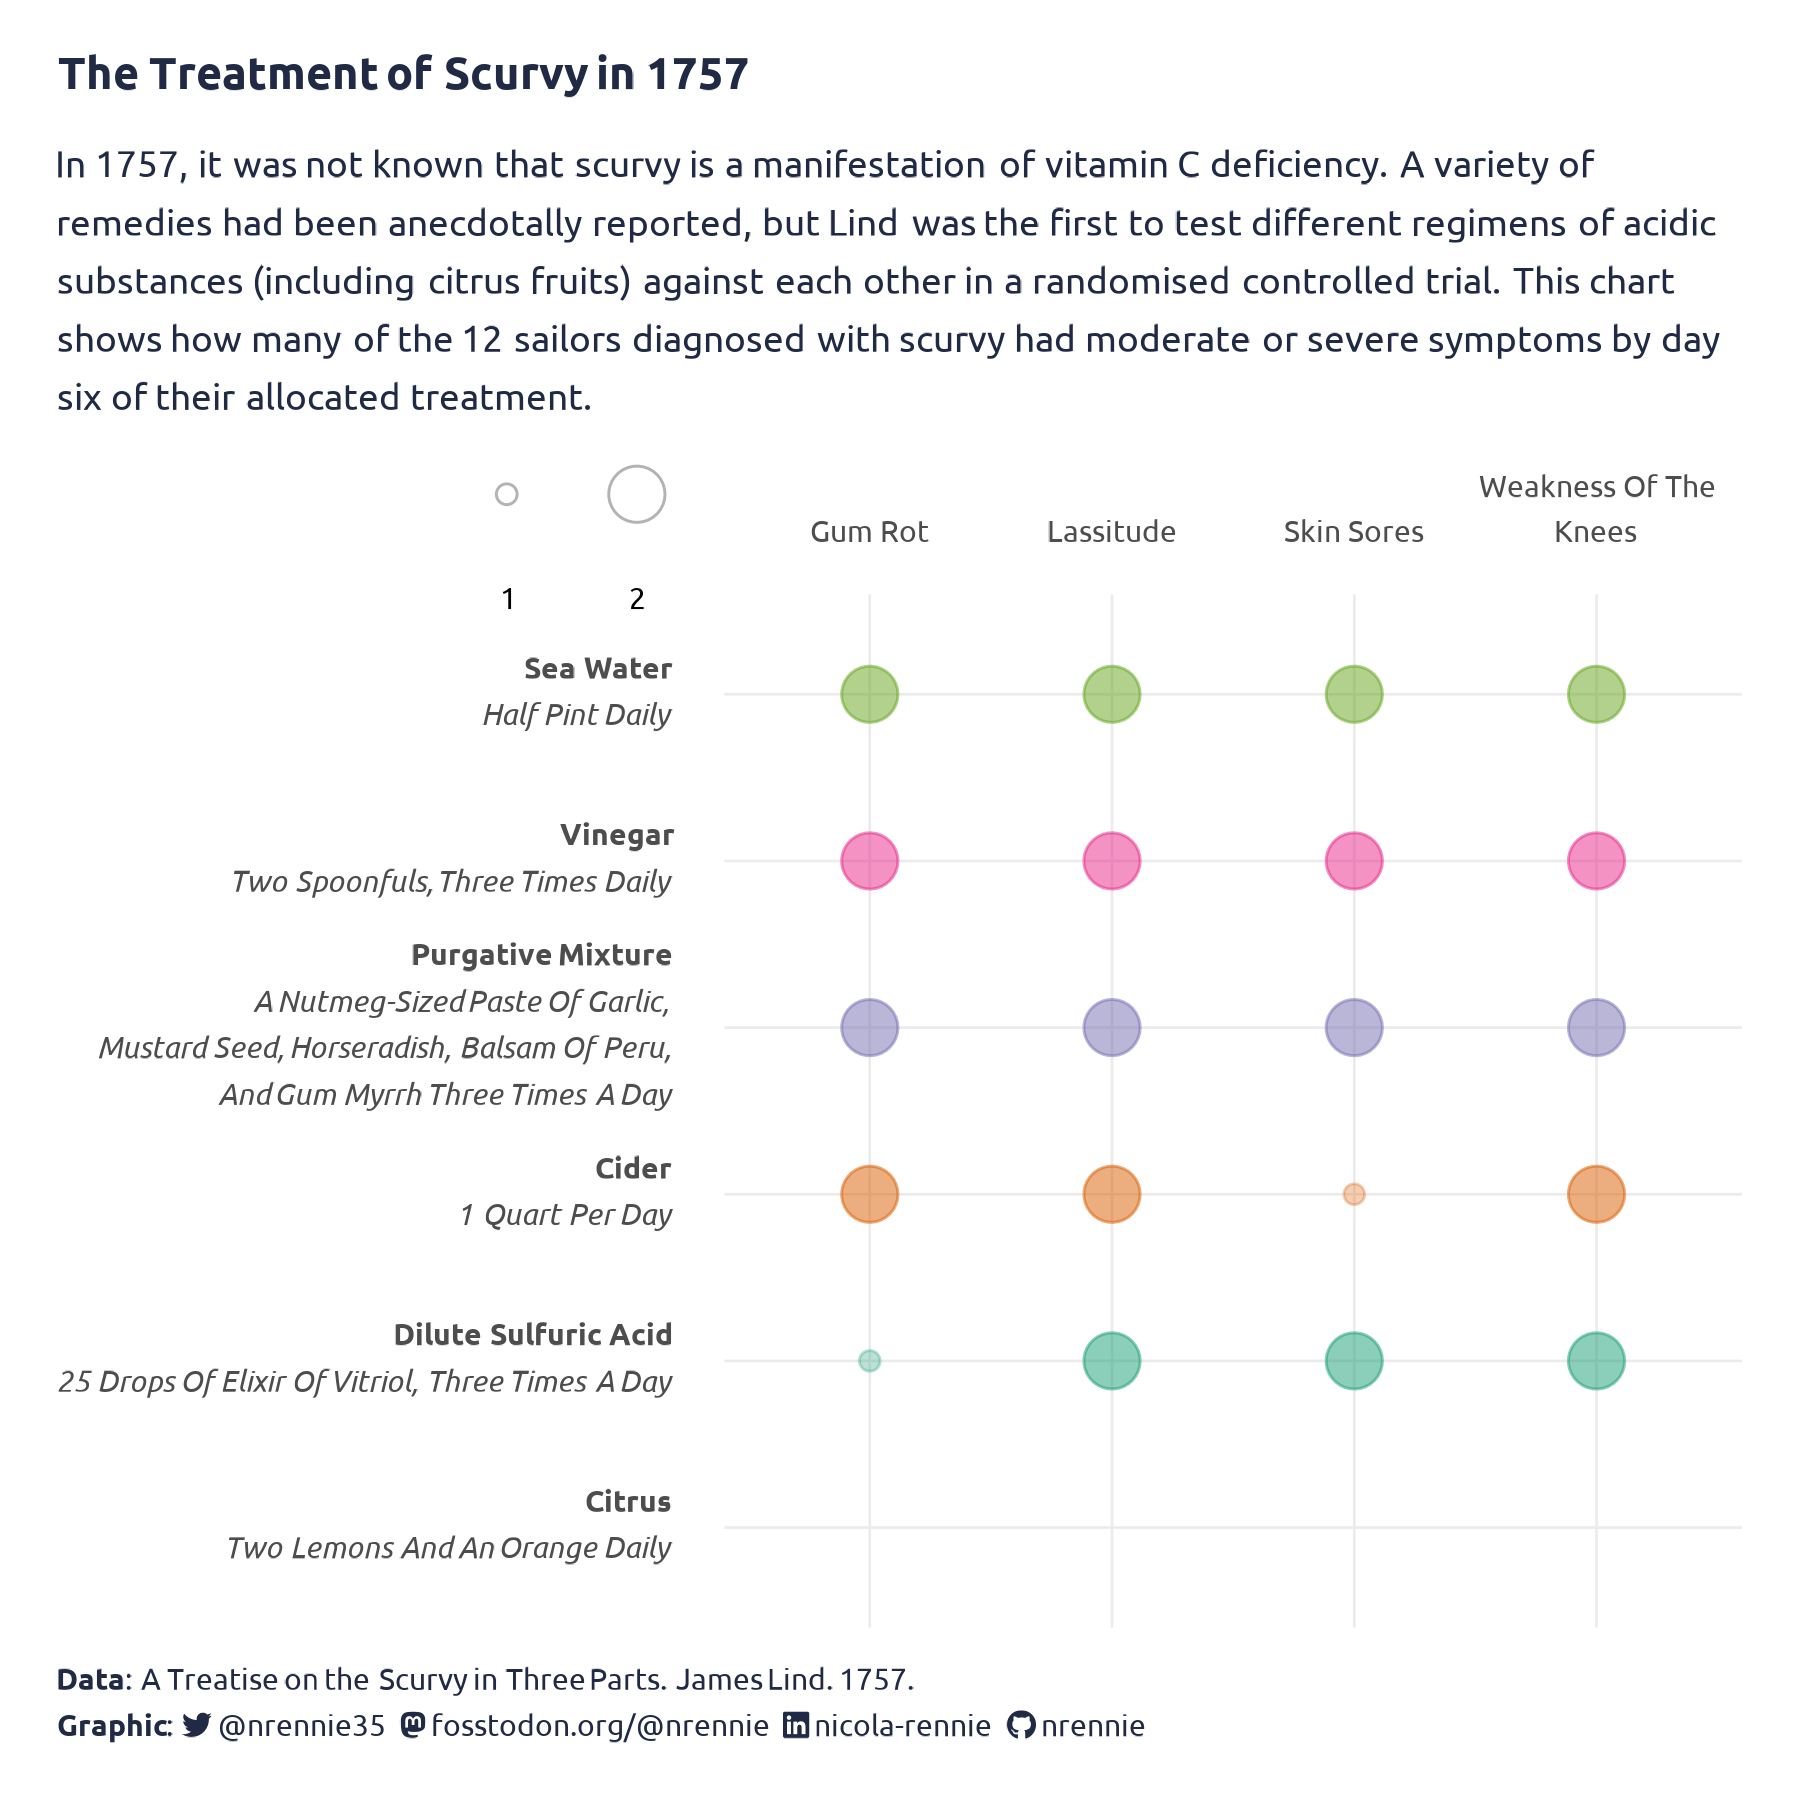

Here is the R script that generated this plot:
library(tidyverse)
library(showtext)
library(ggtext)
library(glue)
library(emojifont)
library(medicaldata)

# load fonts
font_add_google("Ubuntu")
font_add_google("Archivo Narrow")
font_add_google("Archivo")

# load font awesome icons
sysfonts::font_add(
  family = "Font Awesome 6 Brands",
  regular = system.file("fonts", "fontawesome", "otfs",
                        "Font-Awesome-6-Brands-Regular-400.otf",
                        package = "nrBrand"
  ))
showtext_auto()

# load data
data("scurvy")

# colours
bg_col <- "#202A44"
highlight_col <- "#C41E3A"
light_col <- "#ffffff"

# text
social <- "<span style='font-family:\"Font Awesome 6 Brands\";color:#202A44;'>&#xf099;</span><span style='color:#ffffff;'>.</span><span style='font-family:Ubuntu;color:#202A44;'>@nrennie35</span><span style='color:#ffffff;'>..</span><span style='font-family:\"Font Awesome 6 Brands\";color:#202A44;'>&#xf4f6;</span><span style='color:#ffffff;'>.</span><span style='font-family:Ubuntu;color:#202A44;'>fosstodon.org/@nrennie</span><span style='color:#ffffff;'>..</span><span style='font-family:\"Font Awesome 6 Brands\";color:#202A44;'>&#xf08c;</span><span style='color:#ffffff;'>.</span><span style='font-family:Ubuntu;color:#202A44;'>nicola-rennie</span><span style='color:#ffffff;'>..</span><span style='font-family:\"Font Awesome 6 Brands\";color:#202A44;'>&#xf09b;</span><span style='color:#ffffff;'>.</span><span style='font-family:Ubuntu;color:#202A44;'>nrennie</span><span style='color:#ffffff;'>..</span>"
cap <- paste0(
  "**Data**: A Treatise on the Scurvy in Three Parts. James Lind. 1757.<br>
  **Graphic**: ",
  social
)
st <- "In 1757, it was not known that scurvy is a manifestation of vitamin C 
deficiency. A variety of remedies had been anecdotally reported, but Lind 
was the first to test different regimens of acidic substances (including 
citrus fruits) against each other in a randomised controlled trial. This chart 
shows how many of the 12 sailors diagnosed with scurvy had moderate or severe 
symptoms by day six of their allocated treatment."

# labels
treatment_labs <- scurvy |> 
  select(treatment, dosing_regimen_for_scurvy) |> 
  mutate(treatment_lab = str_replace_all(treatment, "_", " "), 
         treatment_lab = str_to_title(treatment_lab),
         dosing_regimen_for_scurvy = str_to_title(
           str_replace_all(dosing_regimen_for_scurvy, "_", " ")), 
         treatment_lab = glue::glue(
           "**{treatment_lab}**<br>*{dosing_regimen_for_scurvy}*"
         ),
         # manual line breaks for y axis text
         treatment_lab = str_replace_all(treatment_lab, "Garlic, ", "Garlic,<br>"),
         treatment_lab = str_replace_all(treatment_lab, "Peru, ", "Peru,<br>")
  ) |> 
  select(-dosing_regimen_for_scurvy) |> 
  distinct()

# relabelling function
scurvy_relabel <- function(x) {
  x_df <- data.frame(treatment = x)
  x_df |> 
    left_join(treatment_labs, by = "treatment") |> 
    pull(treatment_lab)
}

# number of 12 sailors who had moderate or severe symptoms by day 6 of scurvy.
plot_data <- scurvy |> 
  select(-c(study_id, fit_for_duty_d6, dosing_regimen_for_scurvy)) |> 
  mutate(across(-treatment,
                ~ case_when(.x %in% c("2_moderate", "3_severe") ~ "Yes",
                            TRUE ~ "No"))) |> 
  pivot_longer(-treatment, names_to = "symptoms") |> 
  group_by(treatment, symptoms, value) |> 
  mutate(n = n(),
         symptoms = str_to_title(str_replace_all(symptoms, "_", " ")),
         symptoms = str_replace_all(symptoms, " D6", "")) |> 
  ungroup() |> 
  complete(treatment, symptoms, value) |> 
  mutate(n = replace_na(n, 0)) |> 
  filter(value == "Yes") |> 
  select(-value) |> 
  left_join(treatment_labs, by = "treatment") |> 
  mutate(treatment = factor(treatment, 
                            levels = c("citrus", "dilute_sulfuric_acid",
                                       "cider", "purgative_mixture",
                                       "vinegar", "sea_water"))) |> 
  arrange(treatment) |> 
  mutate(treatment = forcats::fct_relabel(treatment, scurvy_relabel))

# plot
ggplot(data = plot_data,
       mapping = aes(x = symptoms, y = treatment, size = factor(n),
                     fill = treatment,
                     colour = treatment)) +
  geom_point(data = filter(plot_data, n > 0),pch = 21, alpha = 0.3) +
  scale_x_discrete(position = "top",
                   labels = function(x) stringr::str_wrap(x, width = 15)) +
  scale_y_discrete(drop = FALSE) +
  labs(x = NULL,
       y = NULL,
       title = "The Treatment of Scurvy in 1757",
       subtitle = st,
       caption = cap) +
  theme_minimal(base_size = 28, base_family = "Ubuntu") +
  scale_fill_brewer(palette = "Dark2", guide = "none") +
  scale_colour_brewer(palette = "Dark2", guide = "none") +
  guides(size = guide_legend(nrow = 1, title = "", label.position = "bottom")) +
  theme(legend.position = c(-0.15, 1.1),
        axis.text.y = element_markdown(lineheight = 0.5),
        axis.text.x = element_text(lineheight = 0.4, vjust = 0),
        panel.grid.major = element_line(linewidth = 0.3),
        plot.background = element_rect(fill = light_col, colour = light_col),
        panel.background = element_rect(fill = light_col, colour = light_col),
        plot.title = element_textbox_simple(
          hjust =  0,
          colour = bg_col,
          face = "bold",
          lineheight = 0.5,
          margin = margin(b = 20)
        ),
        plot.subtitle = element_textbox_simple(
          hjust =  0,
          colour = bg_col,
          lineheight = 0.5,
          margin = margin(b = 20)
        ),
        plot.caption = element_textbox_simple(
          hjust =  0,
          colour = bg_col,
          lineheight = 0.5,
          margin = margin(t = 10)
        ),
        plot.caption.position = "plot",
        plot.title.position = "plot"
  )

# save
ggsave("slides/images/scurvy.png", height = 6, width = 6, units = "in")
